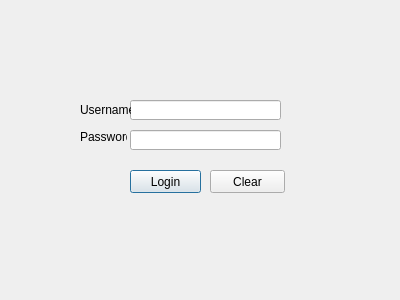
<?xml version="1.0" encoding="UTF-8"?>
<ui version="4.0">
 <class>userLogin</class>
 <widget class="QDialog" name="userLogin">
  <property name="geometry">
   <rect>
    <x>0</x>
    <y>0</y>
    <width>400</width>
    <height>300</height>
   </rect>
  </property>
  <property name="windowTitle">
   <string>Dialog</string>
  </property>
  <widget class="QLineEdit" name="lineEdit_2">
   <property name="geometry">
    <rect>
     <x>130</x>
     <y>130</y>
     <width>151</width>
     <height>20</height>
    </rect>
   </property>
   <property name="echoMode">
    <enum>QLineEdit::Password</enum>
   </property>
  </widget>
  <widget class="QPushButton" name="buttonLogin">
   <property name="geometry">
    <rect>
     <x>130</x>
     <y>170</y>
     <width>71</width>
     <height>23</height>
    </rect>
   </property>
   <property name="text">
    <string>Login</string>
   </property>
  </widget>
  <widget class="QPushButton" name="buttonClear">
   <property name="geometry">
    <rect>
     <x>210</x>
     <y>170</y>
     <width>75</width>
     <height>23</height>
    </rect>
   </property>
   <property name="text">
    <string>Clear</string>
   </property>
  </widget>
  <widget class="QLineEdit" name="lineEdit_3">
   <property name="geometry">
    <rect>
     <x>130</x>
     <y>100</y>
     <width>151</width>
     <height>20</height>
    </rect>
   </property>
  </widget>
  <widget class="QLabel" name="label">
   <property name="geometry">
    <rect>
     <x>80</x>
     <y>100</y>
     <width>51</width>
     <height>20</height>
    </rect>
   </property>
   <property name="text">
    <string>Username</string>
   </property>
  </widget>
  <widget class="QLabel" name="label_2">
   <property name="geometry">
    <rect>
     <x>80</x>
     <y>130</y>
     <width>47</width>
     <height>13</height>
    </rect>
   </property>
   <property name="text">
    <string>Password</string>
   </property>
  </widget>
 </widget>
 <resources/>
 <connections>
  <connection>
   <sender>buttonClear</sender>
   <signal>clicked()</signal>
   <receiver>lineEdit_2</receiver>
   <slot>clear()</slot>
   <hints>
    <hint type="sourcelabel">
     <x>250</x>
     <y>187</y>
    </hint>
    <hint type="destinationlabel">
     <x>250</x>
     <y>148</y>
    </hint>
   </hints>
  </connection>
  <connection>
   <sender>buttonClear</sender>
   <signal>clicked()</signal>
   <receiver>lineEdit_3</receiver>
   <slot>clear()</slot>
   <hints>
    <hint type="sourcelabel">
     <x>270</x>
     <y>183</y>
    </hint>
    <hint type="destinationlabel">
     <x>277</x>
     <y>114</y>
    </hint>
   </hints>
  </connection>
 </connections>
</ui>
